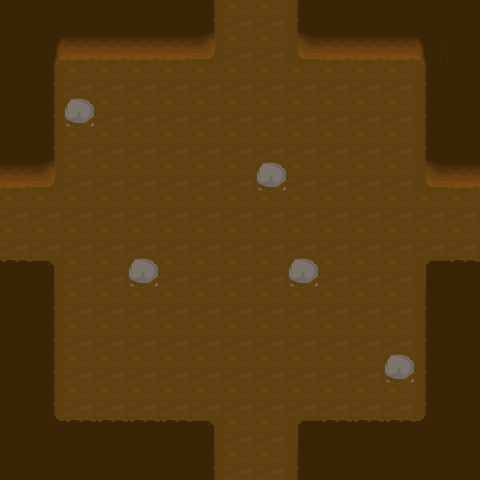

Tiled map render using the project's own tile images. Description and the whole map definition, tile-layer contents included, below:
An orthogonal 15x15 tile map with 32x32 px tiles, 2 tile layers (Floor, Walls).

<map version="1.0" orientation="orthogonal" renderorder="left-up" width="15" height="15" tilewidth="32" tileheight="32" nextobjectid="1">
 <tileset firstgid="1" name="Environment" tilewidth="32" tileheight="32" tilecount="512" columns="32">
  <image source="../../Textures/Tiles.png" width="1024" height="512" />
  <tile id="5" probability="0.05" />
 </tileset>
 <layer name="Floor" width="15" height="15">
  <data encoding="csv">
38,38,38,38,38,38,38,38,38,38,38,38,38,38,38,
38,38,38,38,38,38,38,38,38,38,38,38,38,38,38,
38,38,38,38,38,38,38,38,38,38,38,38,38,38,38,
38,38,38,38,38,38,38,38,38,38,38,38,38,38,38,
38,38,38,38,38,38,38,38,38,38,38,38,38,38,38,
38,38,38,38,38,38,38,38,38,38,38,38,38,38,38,
38,38,38,38,38,38,38,38,38,38,38,38,38,38,38,
38,38,38,38,38,38,38,38,38,38,38,38,38,38,38,
38,38,38,38,38,38,38,38,38,38,38,38,38,38,38,
38,38,38,38,38,38,38,38,38,38,38,38,38,38,38,
38,38,38,38,38,38,38,38,38,38,38,38,38,38,38,
38,38,38,38,38,38,38,38,38,38,38,38,38,38,38,
38,38,38,38,38,38,38,38,38,38,38,38,38,38,38,
38,38,38,38,38,38,38,38,38,38,38,38,38,38,38,
38,38,38,38,38,38,38,38,38,38,38,38,38,38,38
</data>
 </layer>
 <layer name="Walls" width="15" height="15">
  <data encoding="csv">
103,103,103,103,103,103,104,0,0,102,103,103,103,103,103,
103,39,135,135,135,135,136,0,0,134,135,135,135,40,103,
103,104,0,0,0,0,0,0,0,0,0,0,0,102,103,
103,104,6,0,0,0,0,0,0,0,0,0,0,102,103,
103,104,0,0,0,0,0,0,0,0,0,0,0,102,103,
135,136,0,0,0,0,0,0,6,0,0,0,0,134,135,
0,0,0,0,0,0,0,0,0,0,0,0,0,0,0,
0,0,0,0,0,0,0,0,0,0,0,0,0,0,0,
71,72,0,0,6,0,0,0,0,6,0,0,0,70,71,
103,104,0,0,0,0,0,0,0,0,0,0,0,102,103,
103,104,0,0,0,0,0,0,0,0,0,0,0,102,103,
103,104,0,0,0,0,0,0,0,0,0,0,6,102,103,
103,104,0,0,0,0,0,0,0,0,0,0,0,102,103,
103,8,71,71,71,71,72,0,0,70,71,71,71,7,103,
103,103,103,103,103,103,104,0,0,102,103,103,103,103,103
</data>
 </layer>
</map>
